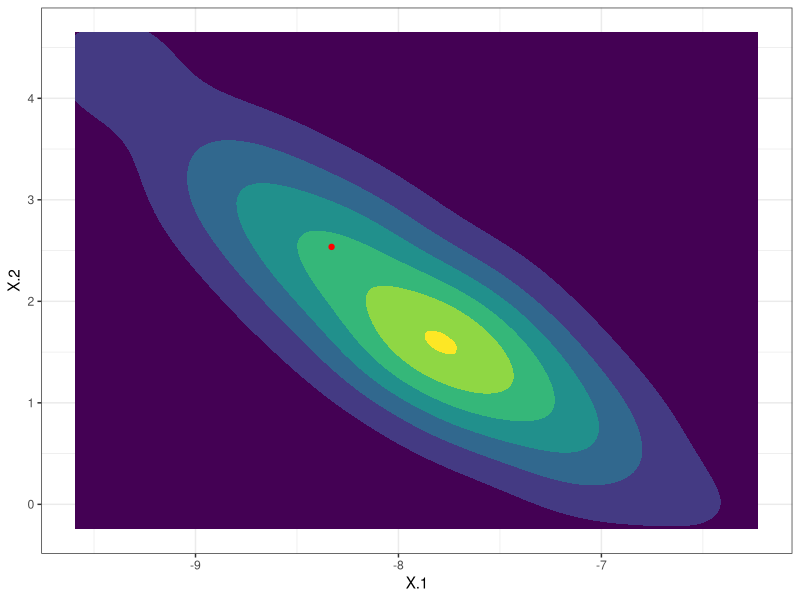

This chart was generated by the following R code: (Note: this script raises an error after producing the figure.)
library(ggplot2)
library(mvtnorm)

setwd("~/git/tyche/inverse_problem/examples/lm-normal-fixed")
rm(list = ls())

set.seed(0)

N = 100
k = 2

# alpha = runif(1, -5, 5)
# beta = runif(k, -5, 5)
# sigma = abs(rnorm(1, 0, 2))
# mu.X = runif(k, -5, 5)
# Sigma.X = rWishart(1, k, diag(k))[,,1]

alpha = 4
beta = c(-2.5, 1.25)
mu.X = c(-8, 2)
Sigma.X = matrix(c(0.6, -0.9, -0.9, 1.5), nrow = 2)
sigma = 0.4

X = rmvnorm(N, mu.X, Sigma.X)
eps = rnorm(N, 0, sigma)
y = c(alpha + X %*% beta + eps)

save(N, k, X, y, file = "data.RData")
save(N, k, alpha, beta, sigma, mu.X, Sigma.X, eps, file = "params.RData")

# y.val = tail(sort(y), 2)[1]
# y.index = which(y == y.val)
y.index = 11
X.val = X[y.index,,drop = FALSE]
y.val = c(alpha + X.val %*% beta)
save(y.val, X.val, file = "values.RData")

df.X = data.frame(X = X)
df.X.val = data.frame(X = X.val)
ggplot(df.X, aes(X.1, X.2)) +
  geom_density_2d_filled() +
  geom_point(data = df.X.val, color = "red") +
  theme_bw() +
  theme(legend.position = "none")
ggsave("images/density-X.png", width = 4, height = 4)

df.y = data.frame(y)
ggplot(df.y, aes(y)) +
  geom_density(fill = "black", alpha = 0.25) +
  geom_vline(xintercept = y.val, color = "red") +
  theme_bw()
ggsave("images/density-y.png", width = 4, height = 4)
